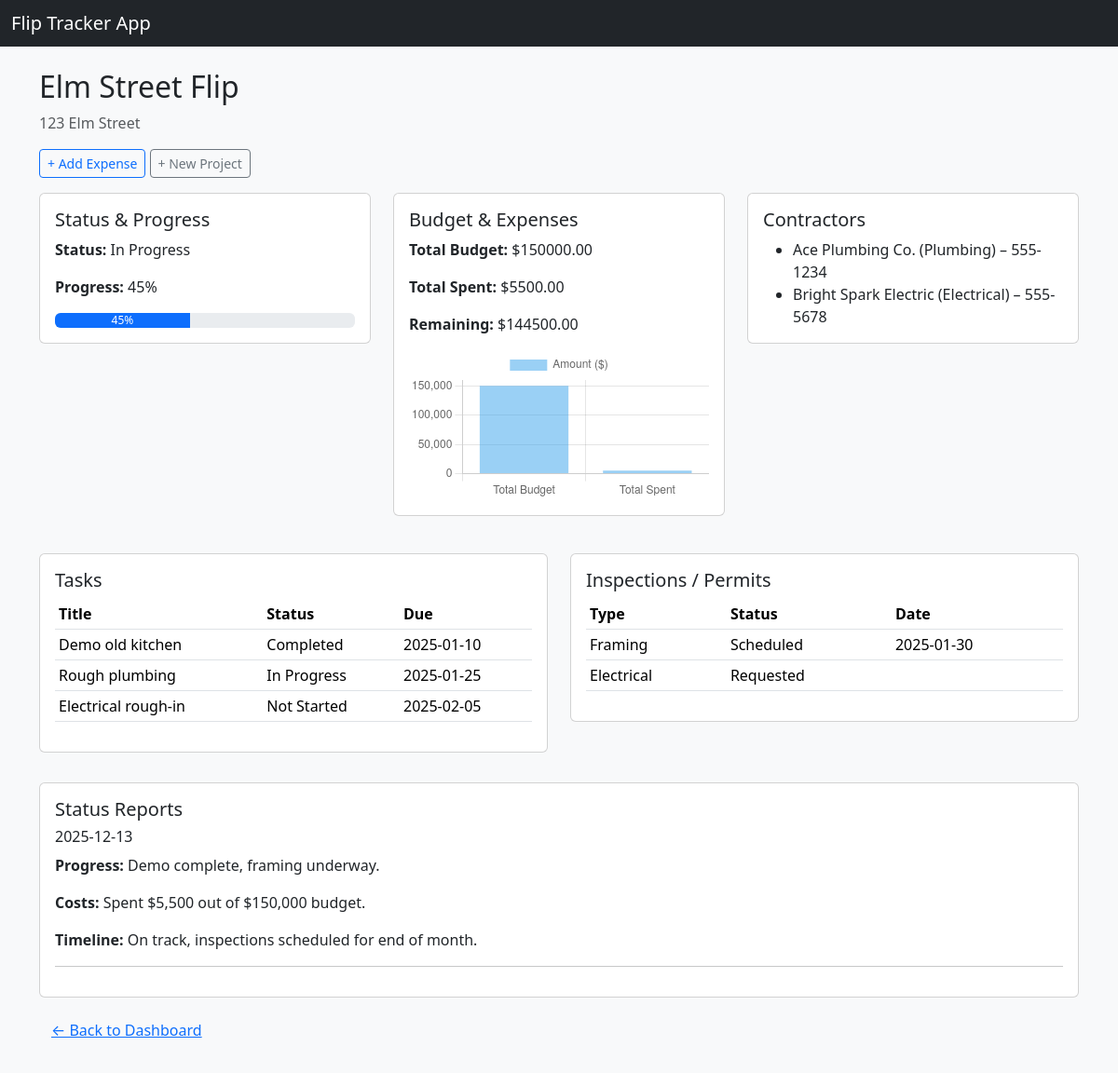
The app's page /project/1 with its own data.
### app.py (models this page shows)
class Project(db.Model):
    __tablename__ = "project"
    id = db.Column(db.Integer, primary_key=True)
    name = db.Column(db.String(120), nullable=False)
    address = db.Column(db.String(200))
    status = db.Column(db.String(50))          # e.g. "In Progress", "Completed"
    progress_percent = db.Column(db.Integer)   # 0–100
    tasks = db.relationship("Task", backref="project", lazy=True)
    budget = db.relationship("Budget", uselist=False, backref="project")
    expenses = db.relationship("Expense", backref="project", lazy=True)
    inspections = db.relationship("Inspection", backref="project", lazy=True)
    reports = db.relationship("StatusReport", backref="project", lazy=True)
    contractors = db.relationship("Contractor", backref="project", lazy=True)

class Budget(db.Model):
    __tablename__ = "budget"
    id = db.Column(db.Integer, primary_key=True)
    total_budget = db.Column(db.Float, nullable=False)
    project_id = db.Column(db.Integer, db.ForeignKey("project.id"), nullable=False)

class Contractor(db.Model):
    __tablename__ = "contractor"
    id = db.Column(db.Integer, primary_key=True)
    name = db.Column(db.String(120), nullable=False)
    trade_type = db.Column(db.String(80))   # e.g. "Plumbing", "Electrical"
    phone = db.Column(db.String(40))
    username = db.Column(db.String(80), unique=True)
    password = db.Column(db.String(120))
    project_id = db.Column(db.Integer, db.ForeignKey("project.id"), nullable=False)

class Task(db.Model):
    __tablename__ = "task"
    id = db.Column(db.Integer, primary_key=True)
    title = db.Column(db.String(120), nullable=False)
    status = db.Column(db.String(40))      # "Not Started", "In Progress", "Done"
    due_date = db.Column(db.Date)
    project_id = db.Column(db.Integer, db.ForeignKey("project.id"), nullable=False)

class Inspection(db.Model):
    __tablename__ = "inspection"
    id = db.Column(db.Integer, primary_key=True)
    type = db.Column(db.String(80))       # "Electrical", "Framing", "Final", etc.
    status = db.Column(db.String(40))     # "Requested", "Scheduled", "Passed", "Failed"
    date = db.Column(db.Date)
    project_id = db.Column(db.Integer, db.ForeignKey("project.id"), nullable=False)

class StatusReport(db.Model):
    __tablename__ = "status_report"
    id = db.Column(db.Integer, primary_key=True)
    report_date = db.Column(db.Date, default=date.today)
    progress_summary = db.Column(db.String(300))
    cost_summary = db.Column(db.String(300))
    timeline_summary = db.Column(db.String(300))
    project_id = db.Column(db.Integer, db.ForeignKey("project.id"), nullable=False)

### app.py (the view)
@app.route("/project/<int:project_id>")
def project_detail(project_id):
    project = Project.query.get_or_404(project_id)
    total_expenses = sum(e.amount for e in project.expenses)
    total_budget = project.budget.total_budget if project.budget else 0
    remaining_budget = total_budget - total_expenses
    chart_labels = ["Total Budget", "Total Spent"]
    chart_data = [total_budget, total_expenses]
    return render_template(
        "project_detail.html",
        project=project,
        total_expenses=total_expenses,
        remaining_budget=remaining_budget,
        chart_labels=chart_labels,
        chart_data=chart_data,
    )

### app.py (called while the page is built)
@app.before_request
def init_db():
    if not hasattr(app, "db_initialized"):
        db.create_all()
        create_demo_data()
        app.db_initialized = True

### templates/project_detail.html (shortened to what this page needs)
{% extends "base.html" %}
{% block content %}
<h2>{{ project.name }}</h2>
<p class="text-muted">{{ project.address }}</p>
<div class="mb-3">
    <a href="{{ url_for('new_expense', project_id=project.id) }}" class="btn btn-sm btn-outline-primary">
        + Add Expense
    </a>
    <a href="{{ url_for('new_project') }}" class="btn btn-sm btn-outline-secondary">
        + New Project
    </a>
</div>
<div class="row mb-4">
    <div class="col-md-4">
        <div class="card mb-3">
            <div class="card-body">
                <h5>Status & Progress</h5>
                <p><strong>Status:</strong> {{ project.status }}</p>
                <p><strong>Progress:</strong> {{ project.progress_percent }}%</p>
                <div class="progress">
                    <div class="progress-bar" role="progressbar"
                         style="width: {{ project.progress_percent }}%;"
                         aria-valuenow="{{ project.progress_percent }}"
                         aria-valuemin="0" aria-valuemax="100">
                        {{ project.progress_percent }}%
                    </div>
                </div>
            </div>
        </div>
    </div>
    <div class="col-md-4">
        <div class="card mb-3">
            <div class="card-body">
                <h5>Budget & Expenses</h5>
                <p>
                    <strong>Total Budget:</strong>
                    {% if project.budget %}
                        ${{ "%.2f"|format(project.budget.total_budget) }}
                    {% else %}
                        N/A
                    {% endif %}
                </p>
                <p><strong>Total Spent:</strong> ${{ "%.2f"|format(total_expenses) }}</p>
                <p><strong>Remaining:</strong> ${{ "%.2f"|format(remaining_budget) }}</p>
                <canvas id="budgetChart" height="150"></canvas>
            </div>
        </div>
    </div>
    <div class="col-md-4">
        <div class="card mb-3">
            <div class="card-body">
                <h5>Contractors</h5>
                {% if project.contractors %}
                    <ul class="mb-0">
                        {% for c in project.contractors %}
                        <li>{{ c.name }} ({{ c.trade_type }}) – {{ c.phone }}</li>
                        {% endfor %}
                    </ul>
                {% else %}
                    <p>No contractors assigned.</p>
                {% endif %}
            </div>
        </div>
    </div>
</div>
<div class="row">
    <div class="col-md-6 mb-3">
        <div class="card">
            <div class="card-body">
                <h5>Tasks</h5>
                {% if project.tasks %}
                <table class="table table-sm">
                    <thead>
                    <tr>
                        <th>Title</th>
                        <th>Status</th>
                        <th>Due</th>
                    </tr>
                    </thead>
                    <tbody>
                    {% for t in project.tasks %}
                    <tr>
                        <td>{{ t.title }}</td>
                        <td>{{ t.status }}</td>
                        <td>{{ t.due_date or "" }}</td>
                    </tr>
                    {% endfor %}
                    </tbody>
                </table>
                {% else %}
                    <p>No tasks yet.</p>
                {% endif %}
            </div>
        </div>
    </div>
    <div class="col-md-6 mb-3">
        <div class="card">
            <div class="card-body">
                <h5>Inspections / Permits</h5>
                {% if project.inspections %}
                <table class="table table-sm">
                    <thead>
                    <tr>
                        <th>Type</th>
                        <th>Status</th>
                        <th>Date</th>
                    </tr>
                    </thead>
                    <tbody>
                    {% for i in project.inspections %}
                    <tr>
                        <td>{{ i.type }}</td>
                        <td>{{ i.status }}</td>
                        <td>{{ i.date or "" }}</td>
                    </tr>
                    {% endfor %}
                    </tbody>
                </table>
                {% else %}
                    <p>No inspections yet.</p>
                {% endif %}
            </div>
        </div>
    </div>
</div>
<div class="card mt-3">
    <div class="card-body">
        <h5>Status Reports</h5>
        {% if project.reports %}
            {% for r in project.reports %}
            <div class="mb-3">
                <h6>{{ r.report_date }}</h6>
                <p><strong>Progress:</strong> {{ r.progress_summary }}</p>
                <p><strong>Costs:</strong> {{ r.cost_summary }}</p>
                <p><strong>Timeline:</strong> {{ r.timeline_summary }}</p>
                <hr>
            </div>
            {% endfor %}
        {% else %}
            <p>No reports yet.</p>
        {% endif %}
    </div>
</div>
<a href="{{ url_for('dashboard') }}" class="btn btn-link mt-3">&larr; Back to Dashboard</a>
<script>
    const ctx = document.getElementById('budgetChart').getContext('2d');
    const budgetChart = new Chart(ctx, {
        type: 'bar',
        data: {
            labels: {{ chart_labels|tojson }},
            datasets: [{
                label: 'Amount ($)',
                data: {{ chart_data|tojson }},
            }]
        },
        options: {
            responsive: true,
            scales: {
                y: { beginAtZero: true }
            }
        }
    });
</script>
{% endblock %}

### templates/base.html (shortened to what this page needs)
<!doctype html>
<html lang="en">
<head>
    <link rel="stylesheet"
          href="https://cdn.jsdelivr.net/npm/bootstrap@5.3.3/dist/css/bootstrap.min.css">
</head>
<body class="bg-light">
<nav class="navbar navbar-dark bg-dark mb-4">
    <div class="container-fluid">
        <span class="navbar-brand mb-0 h1">Flip Tracker App</span>
    </div>
</nav>
<div class="container mb-5">
    {% block content %}{% endblock %}
</div>
</body>
</html>

### records on screen
Project: name "Elm Street Flip", address "123 Elm Street", status "In Progress", progress_percent "45"
Budget: budget.total_budget "150000.00"
Contractor: name "Ace Plumbing Co.", trade_type "Plumbing", phone "555-1234"
Contractor: name "Bright Spark Electric", trade_type "Electrical", phone "555-5678"
Task: title "Demo old kitchen", status "Completed", due_date "2025-01-10"
Task: title "Rough plumbing", status "In Progress", due_date "2025-01-25"
Task: title "Electrical rough-in", status "Not Started", due_date "2025-02-05"
Inspection: type "Framing", status "Scheduled", date "2025-01-30"
Inspection: type "Electrical", status "Requested"
StatusReport: report_date "2025-12-13", progress_summary "Demo complete, framing underway.", cost_summary "Spent $5,500 out of $150,000 budget.", timeline_summary "On track, inspections scheduled for end of month."

### other values on screen
{{ "%.2f"|format(total_expenses) }} "5500.00"
{{ "%.2f"|format(remaining_budget) }} "144500.00"
chart data {{ chart_labels|tojson }} ["Total Budget", "Total Spent"]
chart data {{ chart_data|tojson }} [150000.0, 5500.0]
